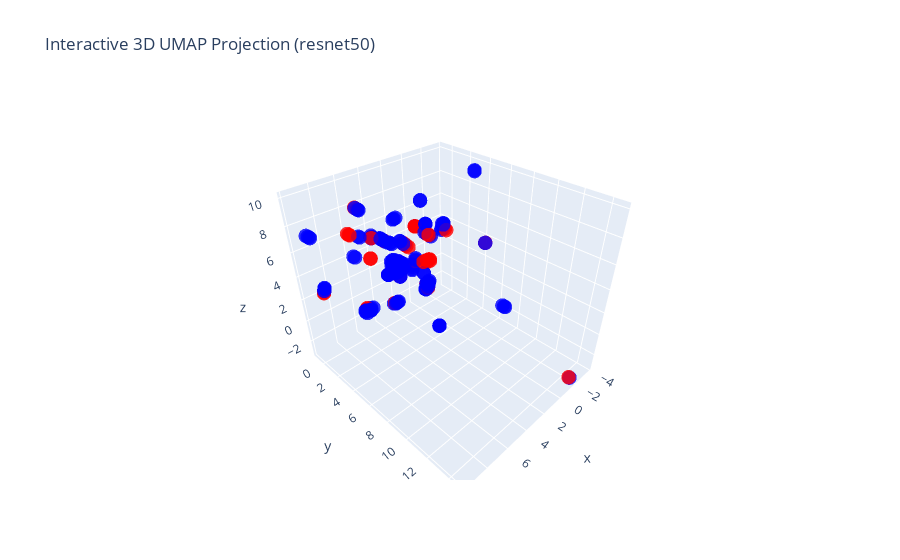

The notebook cell saved with this chart:
### Code cell
fig = go.Figure(data=[go.Scatter3d(
    x=results_siglip[:, 0], y=results_siglip[:, 1], z=results_siglip[:, 2],
    mode='markers',
    marker=dict(size=5, color=colors_siglip, opacity=0.8)
)])

fig.update_layout(
    title="Interactive 3D UMAP Projection (resnet50)",
)

fig.show()

### Figure 1 — Plotly figure (JSON) as saved in the notebook; plotly's stock layout.template omitted (floating-point values rounded to 4 significant figures; data arrays with more than 128 entries replaced by an {"elided": "..."} marker saying what was removed)
{"data": [{"marker": {"color": {"elided": "213 str values"}, "opacity": 0.8, "size": 5}, "mode": "markers", "type": "scatter3d", "x": {"elided": "213 float values"}, "y": {"elided": "213 float values"}, "z": {"elided": "213 float values"}}], "layout": {"title": {"text": "Interactive 3D UMAP Projection (resnet50)"}}}
